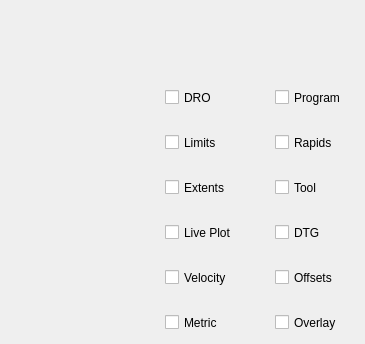
      <widget class="QWidget" name="tab_8">
       <attribute name="title">
        <string>Plotter</string>
       </attribute>
       <widget class="QCheckBox" name="view_metric_units_cb">
        <property name="geometry">
         <rect>
          <x>165</x>
          <y>310</y>
          <width>81</width>
          <height>25</height>
         </rect>
        </property>
        <property name="text">
         <string>Metric</string>
        </property>
        <property name="checkable">
         <bool>true</bool>
        </property>
        <property name="checked">
         <bool>false</bool>
        </property>
       </widget>
       <widget class="QCheckBox" name="view_rapids_cb">
        <property name="geometry">
         <rect>
          <x>275</x>
          <y>130</y>
          <width>81</width>
          <height>25</height>
         </rect>
        </property>
        <property name="text">
         <string>Rapids</string>
        </property>
        <property name="checkable">
         <bool>true</bool>
        </property>
        <property name="checked">
         <bool>false</bool>
        </property>
       </widget>
       <widget class="QCheckBox" name="view_overlay_cb">
        <property name="geometry">
         <rect>
          <x>275</x>
          <y>310</y>
          <width>81</width>
          <height>25</height>
         </rect>
        </property>
        <property name="text">
         <string>Overlay</string>
        </property>
        <property name="checkable">
         <bool>true</bool>
        </property>
        <property name="checked">
         <bool>false</bool>
        </property>
       </widget>
       <widget class="QCheckBox" name="view_dtg_cb">
        <property name="geometry">
         <rect>
          <x>275</x>
          <y>220</y>
          <width>81</width>
          <height>25</height>
         </rect>
        </property>
        <property name="text">
         <string>DTG</string>
        </property>
        <property name="checkable">
         <bool>true</bool>
        </property>
        <property name="checked">
         <bool>false</bool>
        </property>
       </widget>
       <widget class="QCheckBox" name="view_tool_cb">
        <property name="geometry">
         <rect>
          <x>275</x>
          <y>175</y>
          <width>81</width>
          <height>25</height>
         </rect>
        </property>
        <property name="text">
         <string>Tool</string>
        </property>
        <property name="checkable">
         <bool>true</bool>
        </property>
        <property name="checked">
         <bool>false</bool>
        </property>
       </widget>
       <widget class="QCheckBox" name="view_dro_cb">
        <property name="geometry">
         <rect>
          <x>165</x>
          <y>85</y>
          <width>81</width>
          <height>25</height>
         </rect>
        </property>
        <property name="text">
         <string>DRO</string>
        </property>
        <property name="checkable">
         <bool>true</bool>
        </property>
       </widget>
       <widget class="QCheckBox" name="view_limits_cb">
        <property name="geometry">
         <rect>
          <x>165</x>
          <y>130</y>
          <width>81</width>
          <height>25</height>
         </rect>
        </property>
        <property name="text">
         <string>Limits</string>
        </property>
        <property name="checkable">
         <bool>true</bool>
        </property>
        <property name="checked">
         <bool>false</bool>
        </property>
       </widget>
       <widget class="QCheckBox" name="view_extents_option_cb">
        <property name="geometry">
         <rect>
          <x>165</x>
          <y>175</y>
          <width>81</width>
          <height>25</height>
         </rect>
        </property>
        <property name="text">
         <string>Extents</string>
        </property>
        <property name="checkable">
         <bool>true</bool>
        </property>
        <property name="checked">
         <bool>false</bool>
        </property>
       </widget>
       <widget class="QCheckBox" name="view_velocity_cb">
        <property name="geometry">
         <rect>
          <x>165</x>
          <y>265</y>
          <width>81</width>
          <height>25</height>
         </rect>
        </property>
        <property name="text">
         <string>Velocity</string>
        </property>
        <property name="checkable">
         <bool>true</bool>
        </property>
        <property name="checked">
         <bool>false</bool>
        </property>
       </widget>
       <widget class="QCheckBox" name="view_offsets_cb">
        <property name="geometry">
         <rect>
          <x>275</x>
          <y>265</y>
          <width>81</width>
          <height>25</height>
         </rect>
        </property>
        <property name="text">
         <string>Offsets</string>
        </property>
        <property name="checkable">
         <bool>true</bool>
        </property>
        <property name="checked">
         <bool>false</bool>
        </property>
       </widget>
       <widget class="QCheckBox" name="view_program_cb">
        <property name="geometry">
         <rect>
          <x>275</x>
          <y>85</y>
          <width>81</width>
          <height>25</height>
         </rect>
        </property>
        <property name="text">
         <string>Program</string>
        </property>
        <property name="checkable">
         <bool>true</bool>
        </property>
        <property name="checked">
         <bool>false</bool>
        </property>
       </widget>
       <widget class="QCheckBox" name="view_live_plot_cb">
        <property name="geometry">
         <rect>
          <x>165</x>
          <y>220</y>
          <width>81</width>
          <height>25</height>
         </rect>
        </property>
        <property name="text">
         <string>Live Plot</string>
        </property>
        <property name="checkable">
         <bool>true</bool>
        </property>
        <property name="checked">
         <bool>false</bool>
        </property>
       </widget>
      </widget>
